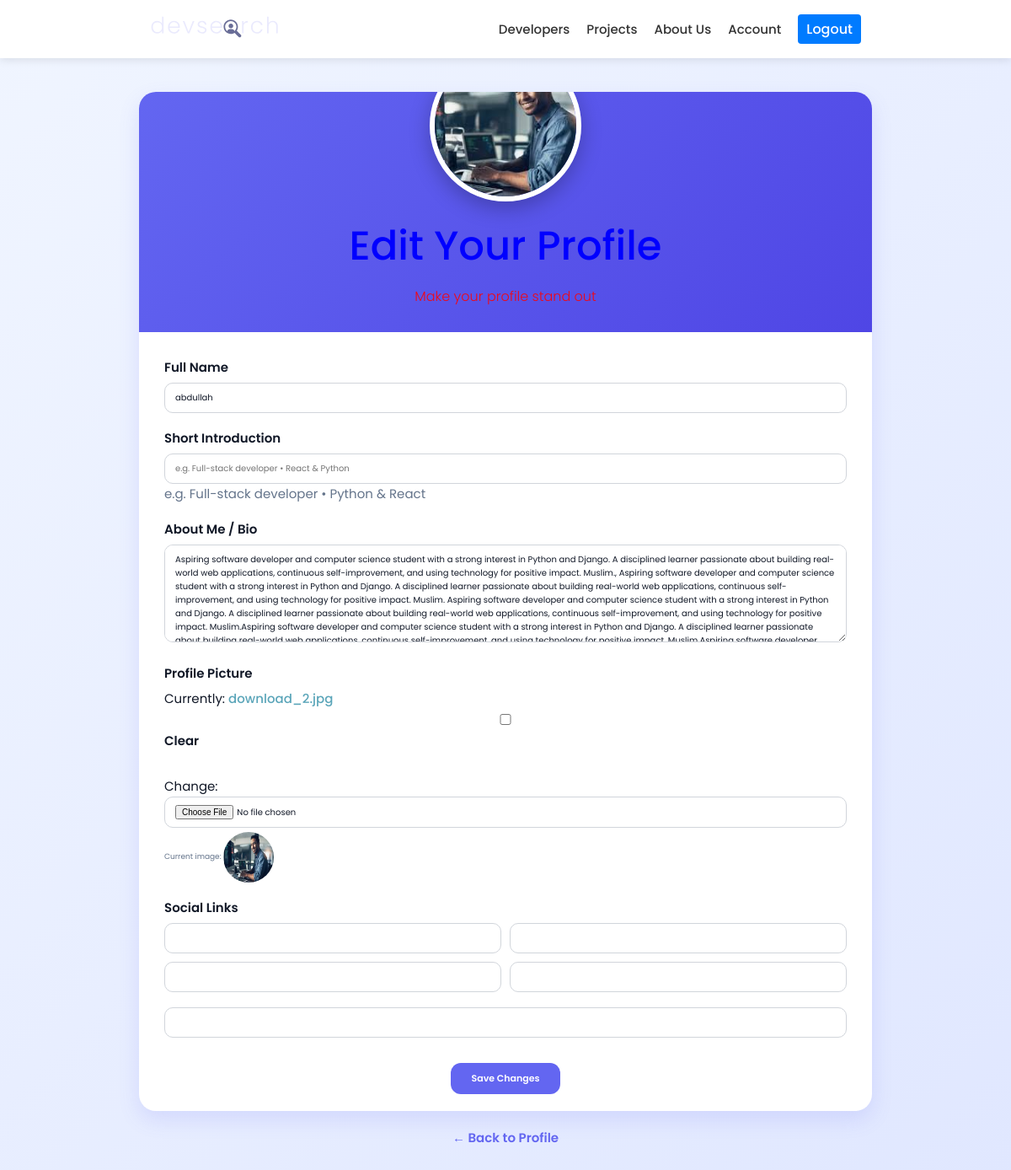
/users/account/edit/ (signed in), run on an earlier commit of the app's database.
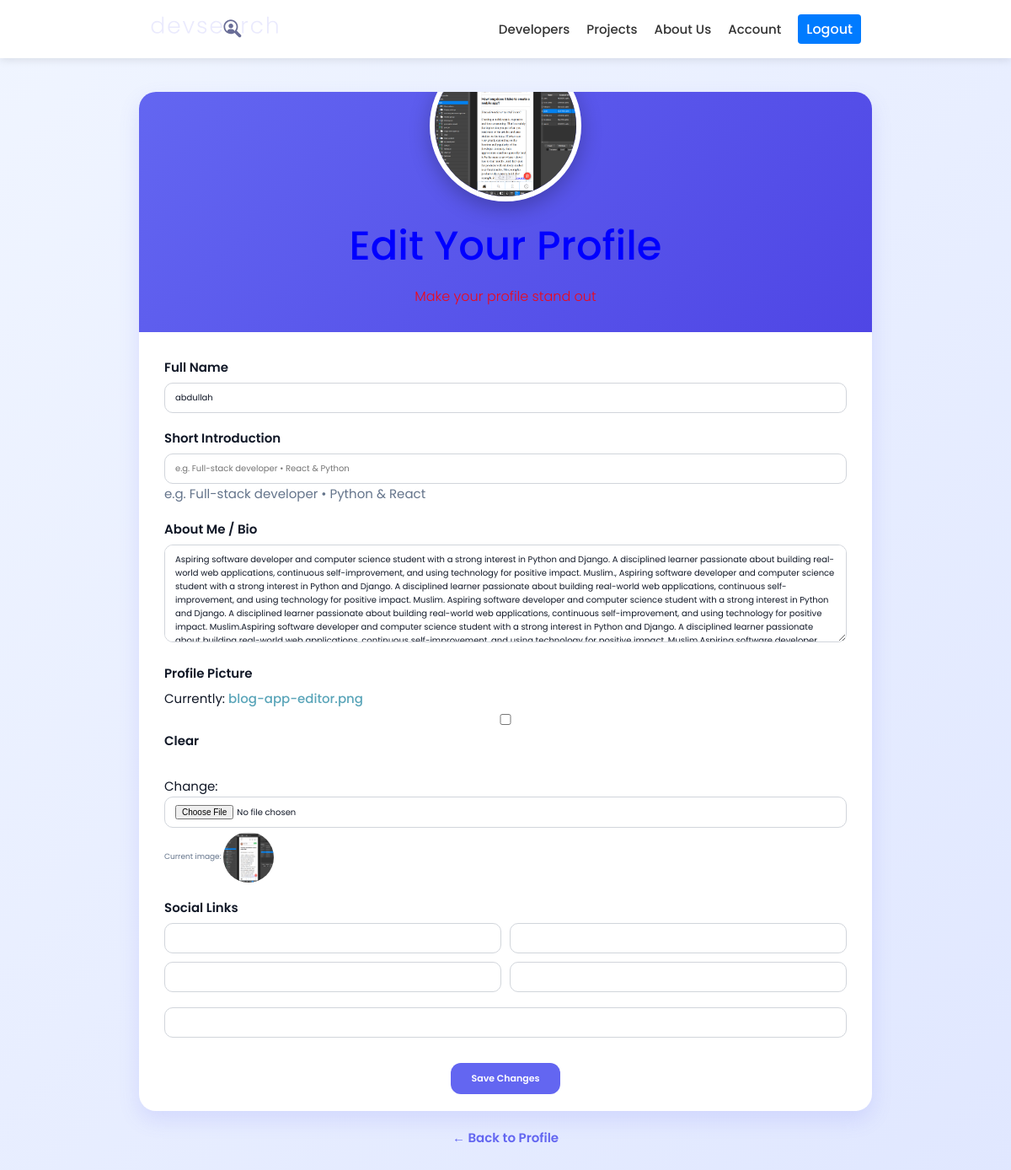
And on a later commit of the database.
### users/models.py (models this page shows, shortened)
class Profile(models.Model):
    user = models.OneToOneField(User, on_delete=models.CASCADE, null=True, blank=True)
    name = models.CharField(max_length=200, blank=True, null=True)
    username = models.CharField(max_length=200, blank=True, null=True)
    email = models.EmailField(max_length=500, blank=True,null=True)
    location = models.CharField(max_length=200, blank=True, null=True)
    short_intro = models.CharField(max_length=500, blank=True,null=True)
    bio = models.TextField(blank=True, null=True)
    profile_image = models.ImageField(null=True, blank=True)
    social_github = models.CharField(max_length=200, blank=True, null=True)
    social_twitter = models.CharField(max_length=200, blank=True, null=True)
    social_linkedin = models.CharField(max_length=200, blank=True, null=True)
    social_website = models.CharField(max_length=200, blank=True, null=True)
    created = models.DateField(auto_now_add=True)
    id = models.UUIDField(default=uuid.uuid4, unique=True, primary_key=True,editable=False)

### users/views.py (the view)
# urls.py: path('account/edit/', views.editAccount, name='edit-account'),
@login_required(login_url='login')
def editAccount(request):
    profile = request.user.profile
    if request.method == 'POST':
        form = ProfileForm(request.POST, request.FILES, instance=profile)
        if form.is_valid():
            form.save()
            return redirect('account')  # or your profile page
    else:
        initial_skills = ', '.join(profile.skill_set.values_list('name', flat=True))
        form = ProfileForm(instance=profile, initial={'new_skills': initial_skills})
    context = {
        'form': form,
        'profile': profile,
    }
    return render(request, 'users/edit-account.html', context)

### users/forms.py
class ProfileForm(forms.ModelForm):
    class Meta:
        model = Profile
        fields = [
            'name', 'username', 'email', 'short_intro', 'bio',
            'profile_image', 'social_github', 'social_twitter',
            'social_linkedin', 'social_website', 'location'
        ]
        widgets = {
            'bio': forms.Textarea(attrs={'rows': 6}),
            'short_intro': forms.TextInput(attrs={'placeholder': 'e.g. Full-stack developer • React & Python'}),
        }

### users/templates/users/edit-account.html (shortened to what this page needs)
{% extends 'main.html' %}
{% load static %}
{% block content %}
<div class="edit-container">
  <div class="edit-card">
    <div class="edit-header">
      <div class="avatar-wrapper">
        {% if profile.profile_image %}
          <img src="{{ profile.profile_image.url }}" alt="Profile" class="avatar-preview">
        {% else %}
          <div class="avatar-preview" style="background: linear-gradient(135deg, #818cf8, #6366f1); display:flex; align-items:center; justify-content:center; color:white; font-size:5rem;">
            {{ profile.name|default:profile.user.username|slice:":1"|upper }}
          </div>
        {% endif %}
      </div>
      <h1>Edit Your Profile</h1>
      <p style="opacity:0.9; margin-top:0.8rem;">Make your profile stand out</p>
    </div>
    <div class="form-section">
      <form method="post" enctype="multipart/form-data">
        <div class="form-group">
          <label for="id_name">Full Name</label>
          {{ form.name }}
        </div>
        <div class="form-group">
          <label for="id_short_intro">Short Introduction</label>
          {{ form.short_intro }}
          <small style="color:var(--text-light);">e.g. Full-stack developer • Python & React</small>
        </div>
        <div class="form-group">
          <label for="id_bio">About Me / Bio</label>
          {{ form.bio }}
        </div>
        <div class="form-group">
          <label for="id_profile_image">Profile Picture</label>
          {{ form.profile_image }}
          {% if profile.profile_image %}
            <div class="current-image-hint">
              Current image: <img src="{{ profile.profile_image.url }}" style="width:60px; height:60px; border-radius:50%; vertical-align:middle;">
            </div>
          {% endif %}
        </div>
        <div class="form-group">
          <label>Social Links</label>
          <div style="display:grid; gap:1rem; grid-template-columns:repeat(auto-fit, minmax(300px, 1fr));">
            {{ form.social_github }}
            {{ form.social_twitter }}
            {{ form.social_linkedin }}
            {{ form.social_website }}
          </div>
        </div>
        <div class="form-group">
          {{ form.location }}
        </div>
        <div style="text-align:center; margin-top:3rem;">
          <button type="submit" class="btn-save">Save Changes</button>
        </div>
      </form>
    </div>
  </div>
  <div style="text-align:center; margin-top:2rem;">
    <a href="{% url 'account' %}" style="color:var(--primary); font-weight:600; text-decoration:none;">
      ← Back to Profile
    </a>
  </div>
</div>
{% endblock content %}

What changed in the data, as far as the page shows it:
changed Profile "abdullah": profile_image: a different picture
Also different on the page:
text no longer shown: "Currently: download_2.jpg Clear Change:"
text now shown: "Currently: blog-app-editor.png Clear Change:"
